Frame 1 (no input): blank canvas, image omitted
Frame 60 (the mouse pressed at the canvas centre just before this capture): blank canvas, image omitted
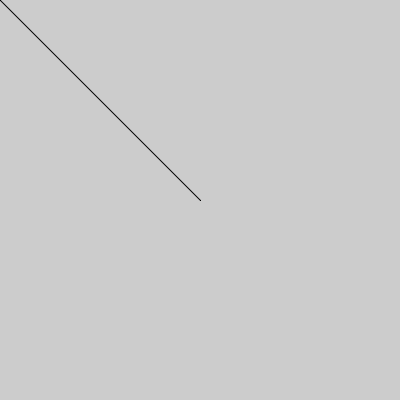
Frame 120 (the mouse held since frame 60 and released just before this capture)

The Processing sketch whose frames 1 and 60 were blank and that drew this single picture after the mouse press (run headless with seeded random() and noise(); from frame 60 on, the mouse is pressed at the canvas centre):

// Processing sketch: dibujo_lapiz
// ── dibujo_lapiz.pde
void setup(){
  size(400,400);
}

void draw(){
  line(mouseX, mouseY, pmouseX, pmouseY);
}
